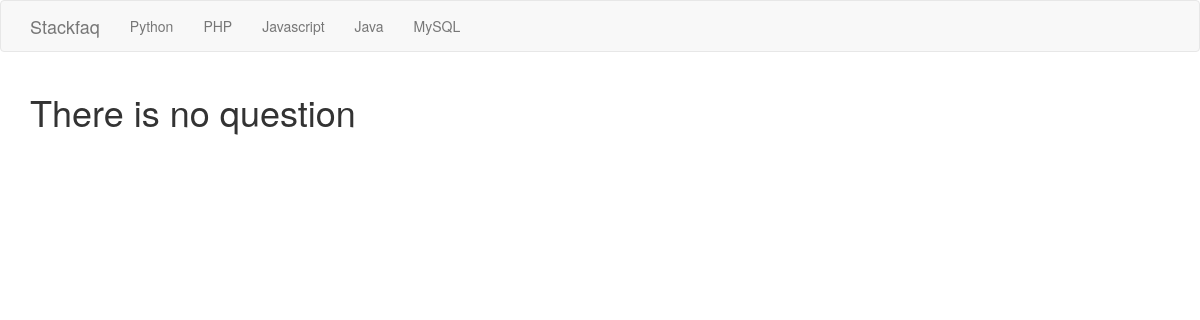
/php, run on an earlier commit of the app's database.
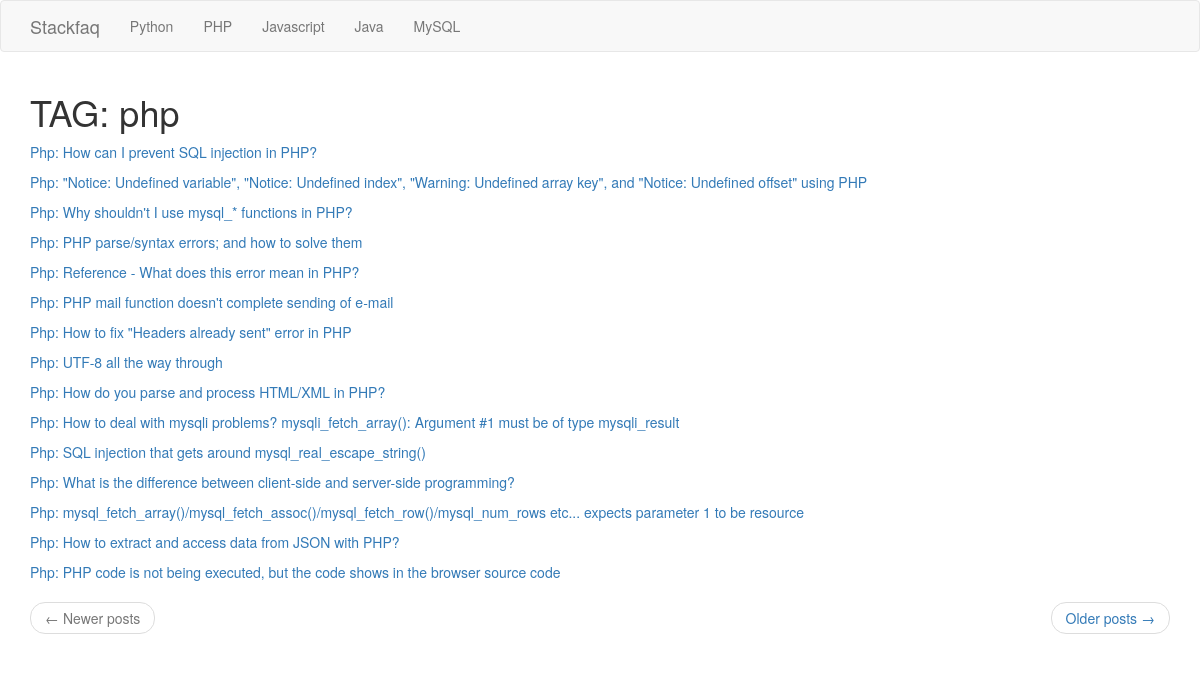
And on a later commit of the database.
### app/models.py (models this page shows, shortened)
class Questions(db.Model):
    id = db.Column(db.Integer, primary_key=True)
    question = db.Column(db.String(255), nullable=False)
    link = db.Column(db.String(100), nullable=False)
    tag = db.Column(db.String(75), nullable=False)

### app/main/routes.py (the view)
@bp.route('/<tag>')
def show_question(tag):
    page = request.args.get('page', 1, type=int)
    questions=models.Questions.query.filter_by(tag=tag).paginate(page, 15, False)
    next_url = url_for('main.index', page=questions.next_num) if questions.has_next else None
    prev_url = url_for('main.index', page=questions.prev_num) if questions.has_prev else None
    return render_template('main/index.html', questions = questions.items, next_url = next_url, prev_url = prev_url)

### app/main/templates/main/index.html
{% extends 'main/base.html' %}
{% block app_content %}
{% if questions %}
    {% if questions %}
        <h1>TAG: {{questions[0].tag}}</h1>
    {% endif %}
        {% for question in questions %}
            <p>
                {% set link = question.link | replace('*','/') %}
                {% set link = link[1:] %}
                {% set id = link.split('/')[1] %}
                {% set ques = link.split('/')[2] %}
                 <a href="{{url_for('main.show_answer', question = ques, id = id )}}">{{ question.tag|title }}: {{question.question}}</a>
            </p>
        {% endfor %}
        <nav aria-label="...">
            <ul class="pager">
                <li class="previous{% if not prev_url %} disabled{% endif %}">
                    <a href="{{ prev_url or '#' }}">
                        <span aria-hidden="true">&larr;</span> Newer posts
                    </a>
                </li>
                <li class="next{% if not next_url %} disabled{% endif %}">
                    <a href="{{ next_url or '#' }}">
                        Older posts <span aria-hidden="true">&rarr;</span>
                    </a>
                </li>
            </ul>
        </nav>
    {% else %}
        <div>
            <h1>There is no question</h1>
        </div>
    {% endif %}
{%endblock%}

What changed in the data, as far as the page shows it:
added Questions: tag "php", tag "Php", question "How can I prevent SQL injection in PHP?"
added Questions: tag "Php", question "\"Notice: Undefined variable\", \"Notice: Undefined index\", \"Warning: Undefined array key\", and \"Notice: Undefined offset\" using PHP"
added Questions: tag "Php", question "Why shouldn't I use mysql_* functions in PHP?"
added Questions: tag "Php", question "PHP parse/syntax errors; and how to solve them"
added Questions: tag "Php", question "Reference - What does this error mean in PHP?"
added Questions: tag "Php", question "PHP mail function doesn't complete sending of e-mail"
added Questions: tag "Php", question "How to fix \"Headers already sent\" error in PHP"
added Questions: tag "Php", question "UTF-8 all the way through"
added Questions: tag "Php", question "How do you parse and process HTML/XML in PHP?"
added Questions: tag "Php", question "How to deal with mysqli problems? mysqli_fetch_array(): Argument #1 must be of type mysqli_result"
added Questions: tag "Php", question "SQL injection that gets around mysql_real_escape_string()"
added Questions: tag "Php", question "What is the difference between client-side and server-side programming?"
added Questions: tag "Php", question "mysql_fetch_array()/mysql_fetch_assoc()/mysql_fetch_row()/mysql_num_rows etc... expects parameter 1 to be resource"
added Questions: tag "Php", question "How to extract and access data from JSON with PHP?"
added Questions: tag "Php", question "PHP code is not being executed, but the code shows in the browser source code"
Also different on the page:
text no longer shown: "There is no question"
text now shown: "TAG: ← Newer posts Older posts →"
